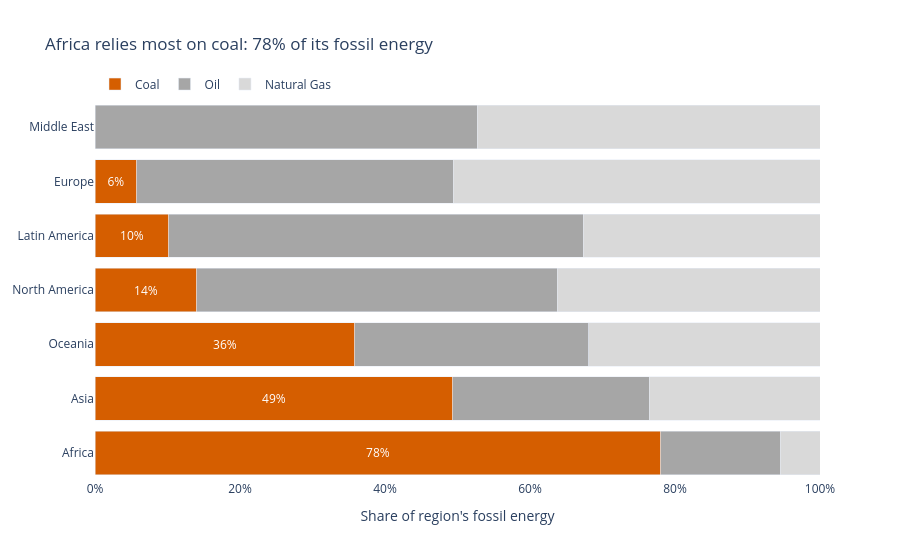

The notebook cell saved with this chart:
### Markdown cell above
## Task 3 — 100% stacked bar: which region relies most on coal?

**What to build:** A horizontal 100% stacked bar chart showing, for each **Region**, how its fossil energy splits between Coal, Oil and Natural Gas. This is the **same data as your Task 1 treemap**, visualised a second way.

**Requirements:**
- Reuse `df_fossil` from Task 1; aggregate TWh by `Region` × `Source` and convert to **shares of each region's fossil total**
- Horizontal bars, regions **sorted by coal share** (highest at the top)
- Coal is the segment on the baseline (first in `category_orders`) and the **only coloured segment** — keep it the same colour as in Task 1; Oil and Natural Gas in two greys
- Percentage labels on the coal segments only
- Insight title naming the most coal-dependent region and its coal share

> 💡 `df.groupby('Region')['TWh'].transform('sum')` gives each row its region total

### Code cell
# Task 3

reg = df_fossil.groupby(['Region', 'Source'], as_index=False)['TWh'].sum()
reg['Share'] = reg['TWh'] / reg.groupby('Region')['TWh'].transform('sum') * 100


coal_share = (
    reg.loc[reg['Source'] == 'Coal'].set_index('Region')['Share']
       .reindex(reg['Region'].unique(), fill_value=0)
       .sort_values(ascending=False)
)
region_order = coal_share.index.tolist()
top_coal_region, top_coal_share = region_order[0], coal_share.iloc[0]

fig3 = px.bar(
    reg,
    x='Share', y='Region',
    color='Source',
    orientation='h',
    category_orders={'Source': ['Coal', 'Oil', 'Natural Gas'],   
                     'Region': region_order},
    color_discrete_map={'Coal': fossil_colors['Coal'],           
                        'Oil': '#A6A6A6', 'Natural Gas': '#D9D9D9'},
    title=f"{top_coal_region} relies most on coal: {top_coal_share:.0f}% of its fossil energy"
)


fig3.update_traces(texttemplate='%{x:.0f}%', textposition='inside',
                   insidetextanchor='middle', textfont_color='white',
                   selector=dict(name='Coal'))
fig3.update_traces(hovertemplate='%{y}<br>%{fullData.name}: %{x:.1f}%<extra></extra>')

fig3.update_yaxes(autorange='reversed', title=None)              # highest coal share on top
fig3.update_xaxes(range=[0, 100], ticksuffix='%', title='Share of region\'s fossil energy')
fig3.update_layout(barmode='stack', plot_bgcolor='white', legend_title_text='',
                   legend=dict(orientation='h', y=1.08, x=0))
fig3.show()

### Figure 1 — Plotly figure (JSON) as saved in the notebook; plotly's stock layout.template omitted (floating-point values rounded to 4 significant figures)
{"data": [{"hovertemplate": "%{y}<br>%{fullData.name}: %{x:.1f}%<extra></extra>", "insidetextanchor": "middle", "legendgroup": "Coal", "marker": {"color": "#D55E00", "pattern": {"shape": ""}}, "name": "Coal", "orientation": "h", "showlegend": true, "textfont": {"color": "white"}, "textposition": "inside", "texttemplate": "%{x:.0f}%", "type": "bar", "x": [78.04, 49.37, 5.765, 10.19, 14.06, 35.85], "xaxis": "x", "y": ["Africa", "Asia", "Europe", "Latin America", "North America", "Oceania"], "yaxis": "y"}, {"hovertemplate": "%{y}<br>%{fullData.name}: %{x:.1f}%<extra></extra>", "legendgroup": "Oil", "marker": {"color": "#A6A6A6", "pattern": {"shape": ""}}, "name": "Oil", "orientation": "h", "showlegend": true, "textposition": "auto", "type": "bar", "x": [16.48, 27.11, 43.64, 57.18, 52.71, 49.73, 32.23], "xaxis": "x", "y": ["Africa", "Asia", "Europe", "Latin America", "Middle East", "North America", "Oceania"], "yaxis": "y"}, {"hovertemplate": "%{y}<br>%{fullData.name}: %{x:.1f}%<extra></extra>", "legendgroup": "Natural Gas", "marker": {"color": "#D9D9D9", "pattern": {"shape": ""}}, "name": "Natural Gas", "orientation": "h", "showlegend": true, "textposition": "auto", "type": "bar", "x": [5.476, 23.52, 50.59, 32.64, 47.29, 36.21, 31.92], "xaxis": "x", "y": ["Africa", "Asia", "Europe", "Latin America", "Middle East", "North America", "Oceania"], "yaxis": "y"}], "layout": {"barmode": "stack", "legend": {"orientation": "h", "title": {"text": ""}, "tracegroupgap": 0, "x": 0, "y": 1.08}, "plot_bgcolor": "white", "title": {"text": "Africa relies most on coal: 78% of its fossil energy"}, "xaxis": {"anchor": "y", "domain": [0, 1], "range": [0, 100], "ticksuffix": "%", "title": {"text": "Share of region's fossil energy"}}, "yaxis": {"anchor": "x", "autorange": "reversed", "categoryarray": ["Middle East", "Europe", "Latin America", "North America", "Oceania", "Asia", "Africa"], "categoryorder": "array", "domain": [0, 1], "title": {}}}}
